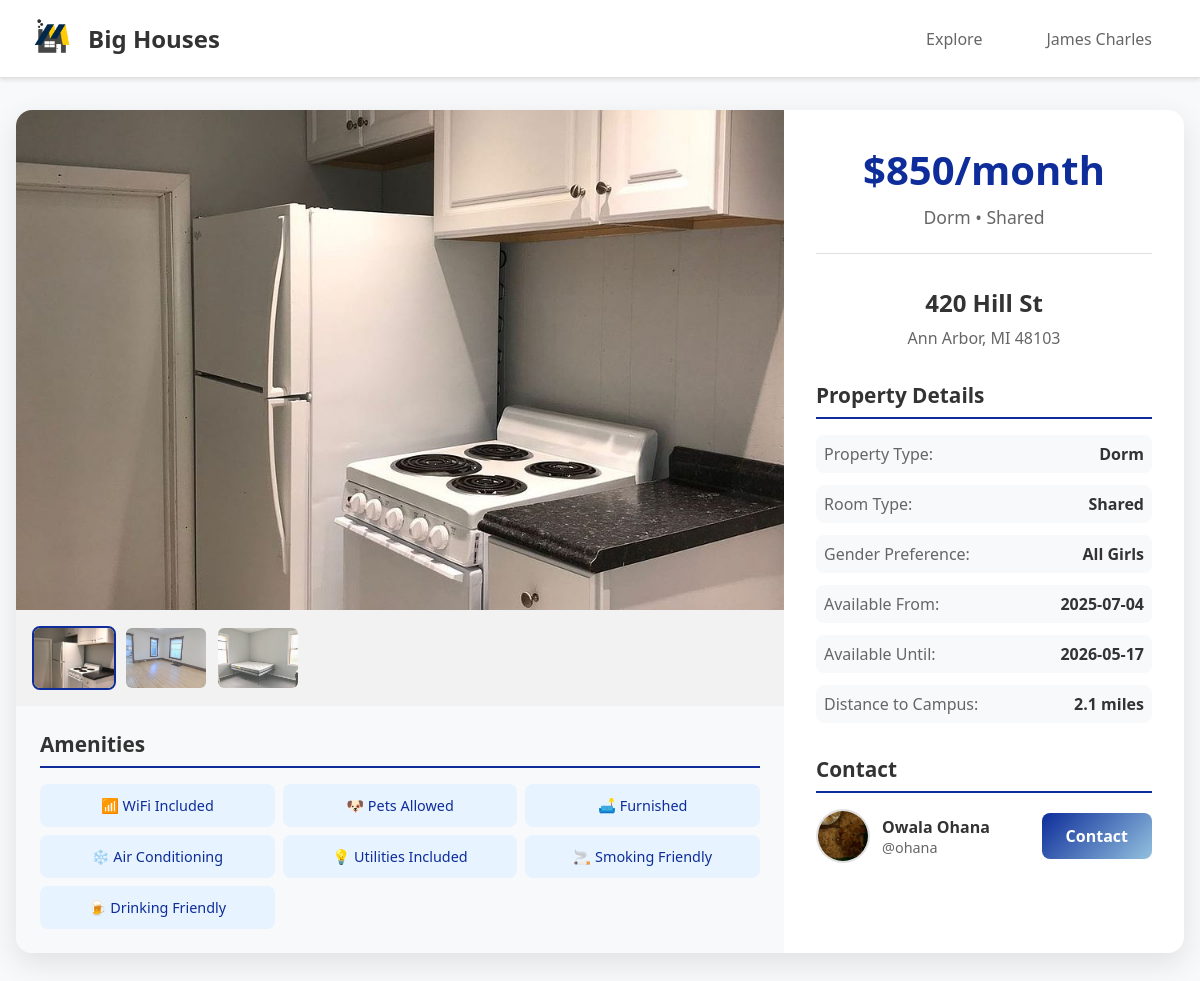
The app's page /posts/4/ (signed in) with its own data.
### tables this page shows
CREATE TABLE images (
    image_id INTEGER PRIMARY KEY,
    housing_id INT,
    img_url    VARCHAR(255),
    img_order  INT, 
    FOREIGN KEY (housing_id) REFERENCES posts(housing_id)
);

CREATE TABLE posts (
    housing_id      INT PRIMARY KEY,
    contact_student_uniqname VARCHAR(10),
    street_address  VARCHAR(255),
    city            VARCHAR(100),
    state           VARCHAR(50),
    zip_code        VARCHAR(20),
    latitude        DECIMAL(9,6),
    longitude       DECIMAL(9,6),
    monthly_rent    DECIMAL(10,2),
    house_type      VARCHAR(50),   -- Apartment, Dorm, House, Townhouse
    room_type       VARCHAR(50),   -- Studio, 1BR, 2BR, Shared
    gender          VARCHAR(50),   -- All Girls, All Boys, Mixed
    availability_start DATE,
    availability_end   DATE,
    distance_to_campus DECIMAL(5,2),
    wifi_included           BOOLEAN,
    laundry         BOOLEAN,
    parking         BOOLEAN,
    pets_allowed    BOOLEAN,
    furnished       BOOLEAN,
    weed_friendly   BOOLEAN, 
    smoking_friendly BOOLEAN,
    drinking_friendly   BOOLEAN,
    air_conditioning BOOLEAN,
    heating BOOLEAN, 
    utilities_included BOOLEAN,
    distance_from_campus FLOAT, 
    FOREIGN KEY (contact_student_uniqname) REFERENCES users(uniqname)
);

CREATE TABLE users (
    uniqname          VARCHAR(10) PRIMARY KEY,
    gender            VARCHAR(10), -- M/F/Other
    name              VARCHAR(100),
    phone_number      VARCHAR(20),
    budget            DECIMAL(10,2),
    preferred_location VARCHAR(100), -- not used!
    house_type_pref   VARCHAR(50),   -- Apartment, Dorm, House, Townhouse
    room_type_pref    VARCHAR(50),   -- Studio, 1BR, Shared, etc.
    move_in_date      DATE, -- Month/Year
    move_out_date     DATE, -- Month/Year
    grad_month        INT,
    grad_year         INT,
    password          VARCHAR(20),
    img_url           VARCHAR(100), 
    car               INT
);

### bigHouses/views/post.py (the view)
@bigHouses.app.route('/posts/<housing_id>/')
def show_post(housing_id):
    connection = bigHouses.model.get_db()
    if 'username' not in flask.session:
        return flask.redirect('/accounts/login/')
    logname = flask.session.get('username')
    post_info = connection.execute(
        "SELECT * "
        "FROM posts "
        "WHERE housing_id = ? ",
        (housing_id, )
    ).fetchone()
    if post_info is None:
        flask.abort(404)
    images = connection.execute(
        "SELECT img_url, img_order "
        "FROM images "
        "WHERE housing_id = ? "
        "ORDER BY img_order ASC",
        (housing_id, )
    ).fetchall()
    contact_info = connection.execute(
        "SELECT name, img_url "
        "FROM users "
        "WHERE uniqname = ?",
        (post_info['contact_student_uniqname'], )
    ).fetchone()
    post_dict = dict(post_info)
    post_dict['images'] = images
    post_dict['contact_name'] = contact_info['name'] if contact_info else None
    post_dict['contact_img_url'] = contact_info['img_url'] if contact_info else None
    context = {"logname": logname, "post": post_dict}
    return flask.render_template("post.html", **context)

### bigHouses/model.py (called while the page is built)
def dict_factory(cursor, row):
    return {col[0]: row[idx] for idx, col in enumerate(cursor.description)}

def get_db():
    if 'sqlite_db' not in flask.g:
        db_filename = bigHouses.app.config['DATABASE_FILENAME']
        flask.g.sqlite_db = sqlite3.connect(str(db_filename))
        flask.g.sqlite_db.row_factory = dict_factory
        flask.g.sqlite_db.execute("PRAGMA foreign_keys = ON")
    return flask.g.sqlite_db

### bigHouses/templates/post.html (shortened to what this page needs)
<!DOCTYPE html>
<html lang="en">
<head>
    <link rel="stylesheet" href="{{ url_for('static', filename='css/style.css') }}">
</head>
<body>
    <header class="header">
        <div class="header-left">
            <a href="/"> <img src="{{ url_for('static', filename='images/logo.png') }}" alt="Logo"> </a>
            <h2>Big Houses</h2>
        </div>
        <div class="header-right">
            <a href="/explore/" class="nav-link">Explore</a>
            <a href="/users/{{ logname }}/" class="nav-link">{{ logname }}</a>
        </div>
    </header>
    <main class="housing-detail-container">
        <div class="housing-detail-card">
            <div class="left-column">
                <div class="image-gallery">
                    {% if post.images %}
                        <div class="main-image">
                            <img src="/uploads/{{ post.images[0].img_url }}" alt="Property image" id="mainImage">
                        </div>
                        {% if post.images|length > 1 %}
                            <div class="thumbnail-strip">
                                {% for image in post.images %}
                                    <img src="/uploads/{{ image.img_url }}" alt="Property thumbnail"
                                         class="thumbnail {% if loop.index0 == 0 %}active{% endif %}"
                                         onclick="changeMainImage('{{ image.img_url }}', this)">
                                {% endfor %}
                            </div>
                        {% endif %}
                    {% else %}
                        <div class="no-images">
                            <p>No images available</p>
                        </div>
                    {% endif %}
                </div>
                <div class="amenities-section">
                    <h3>Amenities</h3>
                    <div class="amenities-grid">
                        {% if post.wifi_included %}
                            <div class="amenity">📶 WiFi Included</div>
                        {% endif %}
                        {% if post.pets_allowed %}
                            <div class="amenity">🐶 Pets Allowed</div>
                        {% endif %}
                        {% if post.furnished %}
                            <div class="amenity">🛋️ Furnished</div>
                        {% endif %}
                        {% if post.air_conditioning %}
                            <div class="amenity">❄️ Air Conditioning</div>
                        {% endif %}
                        {% if post.utilities_included %}
                            <div class="amenity">💡 Utilities Included</div>
                        {% endif %}
                        {% if post.smoking_friendly %}
                            <div class="amenity">🚬 Smoking Friendly</div>
                        {% endif %}
                        {% if post.drinking_friendly %}
                            <div class="amenity">🍺 Drinking Friendly</div>
                        {% endif %}
                    </div>
                </div>
            </div>
            <div class="housing-info">
                <div class="price-section">
                    <h1 class="price">${{ "%.0f"|format(post.monthly_rent) }}/month</h1>
                    <div class="property-type">{{ post.house_type }} • {{ post.room_type }}</div>
                </div>
                <div class="address-section">
                    <h2 class="address">{{ post.street_address }}</h2>
                    <p class="location">{{ post.city }}, {{ post.state }} {{ post.zip_code }}</p>
                </div>
                <div class="property-details">
                    <h3>Property Details</h3>
                    <div class="details-grid">
                        <div class="detail-item">
                            <span class="label">Property Type:</span>
                            <span class="value">{{ post.house_type }}</span>
                        </div>
                        <div class="detail-item">
                            <span class="label">Room Type:</span>
                            <span class="value">{{ post.room_type }}</span>
                        </div>
                        {% if post.gender %}
                        <div class="detail-item">
                            <span class="label">Gender Preference:</span>
                            <span class="value">{{ post.gender }}</span>
                        </div>
                        {% endif %}
                        {% if post.availability_start %}
                        <div class="detail-item">
                            <span class="label">Available From:</span>
                            <span class="value">{{ post.availability_start }}</span>
                        </div>
                        {% endif %}
                        {% if post.availability_end %}
                        <div class="detail-item">
                            <span class="label">Available Until:</span>
                            <span class="value">{{ post.availability_end }}</span>
                        </div>
                        {% endif %}
                        {% if post.distance_from_campus %}
                        <div class="detail-item">
                            <span class="label">Distance to Campus:</span>
                            <span class="value">{{ "%.1f"|format(post.distance_from_campus) }} miles</span>
                        </div>
                        {% endif %}
                    </div>
                </div>
                <div class="contact-section">
                    <h3>Contact</h3>
                    <div class="contact-info">
                        <a href="/users/{{ post.contact_student_uniqname }}/" class="contact-profile">
                            <img src="{{ url_for('uploaded_file', filename=post.contact_img_url) }}" alt="Contact profile" class="contact-avatar">
                            <div class="contact-details">
                                <div class="contact-name">{{ post.contact_name or post.contact_student_uniqname }}</div>
                                <div class="contact-username">@{{ post.contact_student_uniqname }}</div>
                            </div>
                        </a>
                        <a href="/users/{{ post.contact_student_uniqname }}/" class="contact-btn">Contact</a>
                    </div>
                </div>
            </div>
        </div>
    </main>
</body>
</html>

### bigHouses/static/css/style.css (style rules this page uses)
.header { display: flex; align-items: center; justify-content: space-between; padding: 1rem 2rem; background-color: #fff; border-bottom: 1px solid #e0e0e0; box-shadow: 0 2px 4px rgba(0,0,0,0.1); }
.header-left { display: flex; align-items: center; gap: 1rem; }
.header-left img { height: 2.5rem; width: auto; }
.header-left h2 { margin: 0; color: #333; font-size: 1.5rem; font-weight: 600; }
.header-right { display: flex; align-items: center; gap: 2rem; }
.nav-link { text-decoration: none; color: #666; font-weight: 500; font-size: 1rem; padding: 0.5rem 1rem; border-radius: 0.5rem; transition: all 0.3s ease; }
.housing-detail-container { max-width: 1200px; margin: 2rem auto; padding: 0 1rem; }
.housing-detail-card { background: white; border-radius: 1rem; box-shadow: 0 10px 30px rgba(0,0,0,0.1); overflow: hidden; display: grid; grid-template-columns: 1fr 400px; gap: 0; }
.left-column { display: flex; flex-direction: column; }
.image-gallery { position: relative; flex-shrink: 0; }
.main-image { width: 100%; height: 500px; overflow: hidden; }
.main-image img { width: 100%; height: 100%; object-fit: cover; transition: transform 0.3s ease; }
.thumbnail-strip { display: flex; gap: 0.5rem; padding: 1rem; background: rgba(0,0,0,0.05); overflow-x: auto; }
.thumbnail { width: 80px; height: 60px; object-fit: cover; border-radius: 0.5rem; cursor: pointer; opacity: 0.7; transition: opacity 0.3s ease, transform 0.2s ease; border: 2px solid transparent; }
.thumbnail.active { opacity: 1; border-color: #0E2D9A; }
.housing-info { padding: 2rem; display: flex; flex-direction: column; gap: 2rem; }
.price-section { text-align: center; border-bottom: 1px solid #e0e0e0; padding-bottom: 1.5rem; }
.price { font-size: 2.5rem; font-weight: 700; color: #0E2D9A; margin: 0 0 0.5rem 0; }
.property-type { color: #666; font-size: 1.1rem; font-weight: 500; }
.address-section { text-align: center; }
.address { font-size: 1.5rem; font-weight: 600; color: #333; margin: 0 0 0.5rem 0; }
.location { color: #666; font-size: 1rem; margin: 0; }
.property-details h3, .amenities-section h3, .contact-section h3 { color: #333; font-size: 1.3rem; font-weight: 600; margin: 0 0 1rem 0; border-bottom: 2px solid #0E2D9A; padding-bottom: 0.5rem; }
.details-grid { display: grid; gap: 0.75rem; }
.detail-item { display: flex; justify-content: space-between; align-items: center; padding: 0.5rem; background: #f8f9fa; border-radius: 0.5rem; }
.detail-item .label { font-weight: 500; color: #666; }
.detail-item .value { font-weight: 600; color: #333; }
.amenities-section { padding: 1.5rem; background: #f8f9fa; }
.amenities-grid { display: grid; grid-template-columns: repeat(auto-fit, minmax(200px, 1fr)); gap: 0.5rem; }
.amenity { background: #e7f3ff; color: #0E2D9A; padding: 0.75rem; border-radius: 0.5rem; font-weight: 500; text-align: center; font-size: 0.9rem; }
.contact-info { display: flex; align-items: center; gap: 1rem; }
.contact-profile { display: flex; align-items: center; gap: 0.75rem; text-decoration: none; color: inherit; flex: 1; }
.contact-avatar { width: 50px; height: 50px; border-radius: 50%; object-fit: cover; border: 2px solid #e0e0e0; }
.contact-name { font-weight: 600; color: #333; }
.contact-username { color: #666; font-size: 0.9rem; }
.contact-btn { background: linear-gradient(135deg, #0E2D9A 0%, #93C1DE 100%); color: white; border: none; border-radius: 0.5rem; padding: 0.75rem 1.5rem; font-size: 1rem; font-weight: 600; text-decoration: none; transition: transform 0.2s ease; }
body { margin: 0; padding: 0; font-family: 'Segoe UI', Tahoma, Geneva, Verdana, sans-serif; background-color: #f8f9fa; }

### records on screen
images: img_url (picture)
images: img_url (picture)
images: img_url (picture)
posts: monthly_rent "850", house_type "Dorm", room_type "Shared", street_address "420 Hill St", city "Ann Arbor", state "MI", zip_code "48103", gender "All Girls", availability_start "2025-07-04", availability_end "2026-05-17", distance_from_campus "2.1", contact_student_uniqname "ohana"
users: img_url (picture), name "Owala Ohana"

### other values on screen
{{ logname }} "James Charles"
